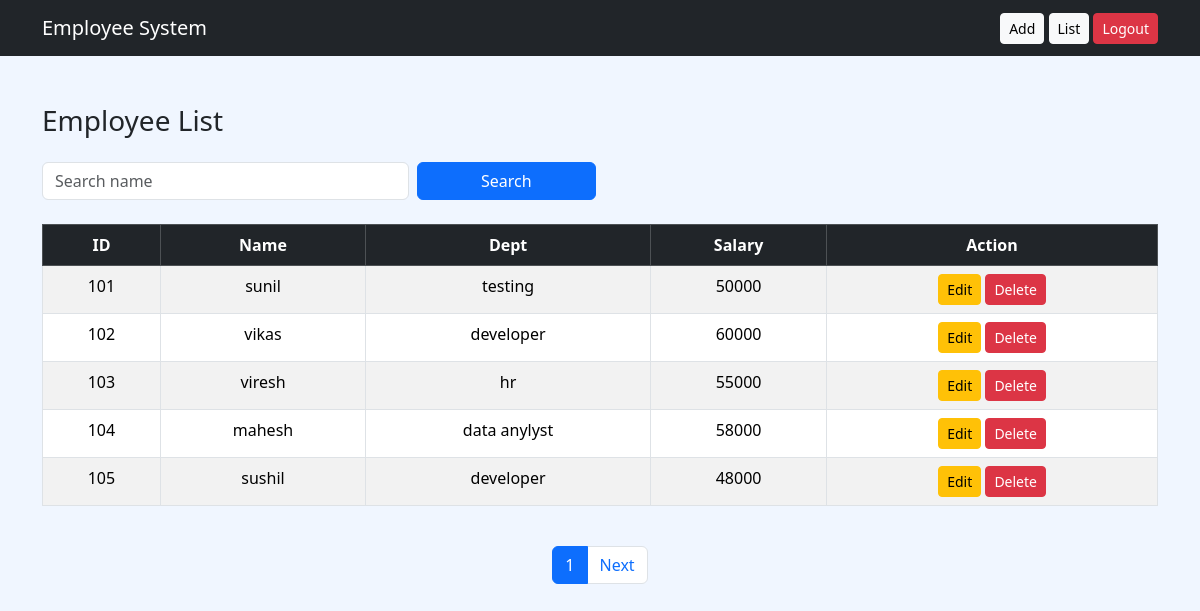
Screenshot of /list/ (signed in) with the database file from the repository.
### employee/models.py (models this page shows, shortened)
class Employee(models.Model):
    emp_id = models.IntegerField(primary_key=True)
    name = models.CharField(max_length=100)
    department = models.CharField(max_length=50)
    salary = models.IntegerField()

### employee/views.py (the view)
# urls.py: path('list/', views.list_employee, name='list'),
def list_employee(request):
    if not request.session.get('user'):
        return redirect('login')
    data = Employee.objects.all()
    query = request.GET.get("q")
    if query:
        data = data.filter(name__icontains=query)
    paginator = Paginator(data, 5)
    page_obj = paginator.get_page(request.GET.get('page'))
    return render(request, "list.html", {"page_obj": page_obj})

### employee/templates/list.html (shortened to what this page needs)
{% extends 'base.html' %}
{% block content %}
<h3 class="mb-4">Employee List</h3>
<form method="get" class="row g-2 mb-4">
  <div class="col-md-4">
    <input type="text" name="q" class="form-control" placeholder="Search name">
  </div>
  <div class="col-md-2">
    <button class="btn btn-primary w-100">Search</button>
  </div>
</form>
<div class="table-responsive">
<table class="table table-bordered table-striped text-center">
  <thead class="table-dark">
    <tr>
      <th>ID</th>
      <th>Name</th>
      <th>Dept</th>
      <th>Salary</th>
      <th>Action</th>
    </tr>
  </thead>
  <tbody>
  {% for e in page_obj %}
    <tr>
      <td>{{ e.emp_id }}</td>
      <td>{{ e.name }}</td>
      <td>{{ e.department }}</td>
      <td>{{ e.salary }}</td>
      <td>
        <a href="{% url 'update' e.emp_id %}" class="btn btn-warning btn-sm">Edit</a>
        <a href="{% url 'delete' e.emp_id %}"
           class="btn btn-danger btn-sm"
           onclick="return confirm('Are you sure?')">
           Delete
        </a>
      </td>
    </tr>
  {% endfor %}
  </tbody>
</table>
</div>
<nav class="mt-4">
  <ul class="pagination justify-content-center">
    <li class="page-item active">
      <span class="page-link">{{ page_obj.number }}</span>
    </li>
    {% if page_obj.has_next %}
    <li class="page-item">
      <a class="page-link" href="?page={{ page_obj.next_page_number }}">Next</a>
    </li>
    {% endif %}
  </ul>
</nav>
{% endblock %}

### employee/templates/base.html (shortened to what this page needs)
{% load static %}
<!DOCTYPE html>
<html lang="en">
<head>
    <link href="https://cdn.jsdelivr.net/npm/bootstrap@5.3.3/dist/css/bootstrap.min.css" rel="stylesheet">
</head>
<body style="background-color: #f0f6ff;">
<nav class="navbar navbar-dark bg-dark">
  <div class="container">
    <a class="navbar-brand" href="{% url 'home' %}">Employee System</a>
    {% if request.session.user %}
    <div>
        <a class="btn btn-light btn-sm" href="{% url 'add' %}">Add</a>
        <a class="btn btn-light btn-sm" href="{% url 'list' %}">List</a>
        <a class="btn btn-danger btn-sm" href="{% url 'logout' %}">Logout</a>
    </div>
    {% endif %}
  </div>
</nav>
<div class="container mt-5">
    {% block content %}{% endblock %}
</div>
</body>
</html>

### rows the page displays
Employee: emp_id "101", name "sunil", department "testing", salary "50000"
Employee: emp_id "102", name "vikas", department "developer", salary "60000"
Employee: emp_id "103", name "viresh", department "hr", salary "55000"
Employee: emp_id "104", name "mahesh", department "data anylyst", salary "58000"
Employee: emp_id "105", name "sushil", department "developer", salary "48000"

### other values shown
{{ page_obj.number }} "1"
